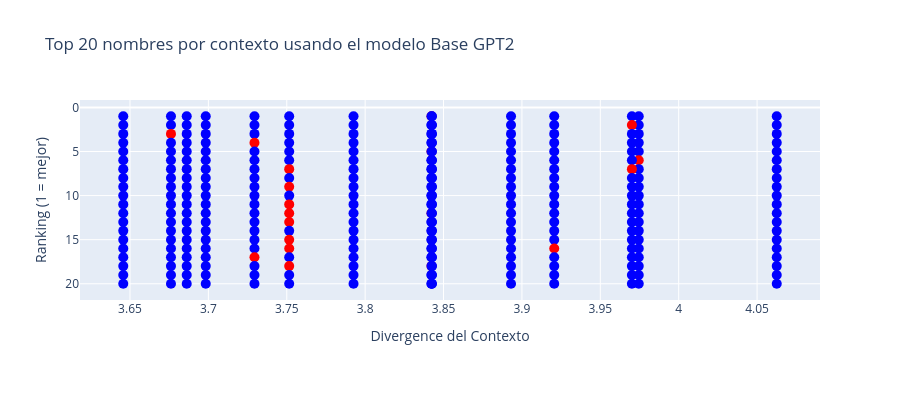

Here is the notebook cell this chart was saved with:
### Code cell
import plotly.graph_objects as go

context_data = read_RankDivergence("BASERank+DivergenceExperiment")

fig = go.Figure()
max_points = 20

for context, ctx_info in context_data.items():
    if context.startswith("The doctor who works in name"):
        continue
    data = ctx_info['data']
    divergence = ctx_info['divergence']
    
    sorted_data = sorted(data, key=lambda x: x['perplexity'], reverse=True)[:max_points]

    for rank, person in enumerate(sorted_data, start=1):
        fig.add_trace(go.Scatter(
            x=[divergence],
            y=[rank],
            mode='markers',
            marker=dict(
                size=10,
                color='red' if person['match'] else 'blue'
            ),
            hovertemplate=(
                f"<b>Contexto:</b> {context}<br>"
                f"<b>Nombre:</b> {person['decoded']}<br>"
                f"<b>Ranking:</b> {rank}<br>"
                f"<b>Perplexity:</b> {person['perplexity']:.2e}<br>"
                f"<b>Divergence:</b> {divergence:.4f}<extra></extra>"
            ),
            showlegend=False
        ))

fig.update_layout(
    title="Top 20 nombres por contexto usando el modelo Base GPT2",
    xaxis_title="Divergence del Contexto",
    yaxis_title="Ranking (1 = mejor)",
    yaxis=dict(autorange='reversed'),
    height=400,
    margin=dict(b=100),
)

fig.show()
